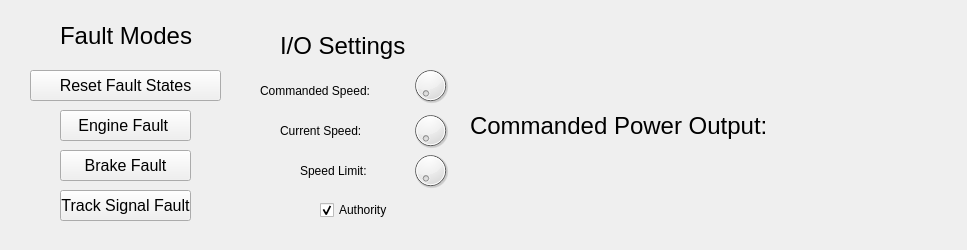
<?xml version="1.0" encoding="UTF-8"?>
<ui version="4.0">
 <class>TrainCTRLTestUI</class>
 <widget class="QWidget" name="TrainCTRLTestUI">
  <property name="geometry">
   <rect>
    <x>0</x>
    <y>0</y>
    <width>967</width>
    <height>250</height>
   </rect>
  </property>
  <property name="windowTitle">
   <string>TrainCTRLTestUI</string>
  </property>
  <widget class="QLabel" name="driverSpd">
   <property name="geometry">
    <rect>
     <x>830</x>
     <y>330</y>
     <width>101</width>
     <height>51</height>
    </rect>
   </property>
   <property name="font">
    <font>
     <pointsize>20</pointsize>
    </font>
   </property>
   <property name="text">
    <string/>
   </property>
  </widget>
  <widget class="QPushButton" name="activateEFault">
   <property name="geometry">
    <rect>
     <x>60</x>
     <y>110</y>
     <width>131</width>
     <height>31</height>
    </rect>
   </property>
   <property name="palette">
    <palette>
     <active>
      <colorrole role="Button">
       <brush brushstyle="SolidPattern">
        <color alpha="255">
         <red>240</red>
         <green>0</green>
         <blue>0</blue>
        </color>
       </brush>
      </colorrole>
      <colorrole role="Light">
       <brush brushstyle="SolidPattern">
        <color alpha="255">
         <red>255</red>
         <green>0</green>
         <blue>0</blue>
        </color>
       </brush>
      </colorrole>
     </active>
     <inactive>
      <colorrole role="Button">
       <brush brushstyle="SolidPattern">
        <color alpha="255">
         <red>240</red>
         <green>240</green>
         <blue>240</blue>
        </color>
       </brush>
      </colorrole>
      <colorrole role="Light">
       <brush brushstyle="SolidPattern">
        <color alpha="255">
         <red>255</red>
         <green>255</green>
         <blue>255</blue>
        </color>
       </brush>
      </colorrole>
     </inactive>
     <disabled>
      <colorrole role="Button">
       <brush brushstyle="SolidPattern">
        <color alpha="255">
         <red>240</red>
         <green>240</green>
         <blue>240</blue>
        </color>
       </brush>
      </colorrole>
      <colorrole role="Light">
       <brush brushstyle="SolidPattern">
        <color alpha="255">
         <red>255</red>
         <green>255</green>
         <blue>255</blue>
        </color>
       </brush>
      </colorrole>
     </disabled>
    </palette>
   </property>
   <property name="font">
    <font>
     <pointsize>12</pointsize>
    </font>
   </property>
   <property name="text">
    <string>Engine Fault </string>
   </property>
   <property name="checkable">
    <bool>false</bool>
   </property>
  </widget>
  <widget class="QLabel" name="faultLabel_2">
   <property name="geometry">
    <rect>
     <x>60</x>
     <y>10</y>
     <width>161</width>
     <height>51</height>
    </rect>
   </property>
   <property name="palette">
    <palette>
     <active>
      <colorrole role="Button">
       <brush brushstyle="SolidPattern">
        <color alpha="255">
         <red>255</red>
         <green>255</green>
         <blue>255</blue>
        </color>
       </brush>
      </colorrole>
      <colorrole role="Midlight">
       <brush brushstyle="SolidPattern">
        <color alpha="255">
         <red>255</red>
         <green>255</green>
         <blue>255</blue>
        </color>
       </brush>
      </colorrole>
      <colorrole role="Dark">
       <brush brushstyle="SolidPattern">
        <color alpha="255">
         <red>127</red>
         <green>127</green>
         <blue>127</blue>
        </color>
       </brush>
      </colorrole>
      <colorrole role="Mid">
       <brush brushstyle="SolidPattern">
        <color alpha="255">
         <red>170</red>
         <green>170</green>
         <blue>170</blue>
        </color>
       </brush>
      </colorrole>
      <colorrole role="Window">
       <brush brushstyle="SolidPattern">
        <color alpha="255">
         <red>255</red>
         <green>255</green>
         <blue>255</blue>
        </color>
       </brush>
      </colorrole>
      <colorrole role="Shadow">
       <brush brushstyle="SolidPattern">
        <color alpha="255">
         <red>0</red>
         <green>0</green>
         <blue>0</blue>
        </color>
       </brush>
      </colorrole>
      <colorrole role="AlternateBase">
       <brush brushstyle="SolidPattern">
        <color alpha="255">
         <red>255</red>
         <green>255</green>
         <blue>255</blue>
        </color>
       </brush>
      </colorrole>
     </active>
     <inactive>
      <colorrole role="Button">
       <brush brushstyle="SolidPattern">
        <color alpha="255">
         <red>240</red>
         <green>240</green>
         <blue>240</blue>
        </color>
       </brush>
      </colorrole>
      <colorrole role="Midlight">
       <brush brushstyle="SolidPattern">
        <color alpha="255">
         <red>227</red>
         <green>227</green>
         <blue>227</blue>
        </color>
       </brush>
      </colorrole>
      <colorrole role="Dark">
       <brush brushstyle="SolidPattern">
        <color alpha="255">
         <red>160</red>
         <green>160</green>
         <blue>160</blue>
        </color>
       </brush>
      </colorrole>
      <colorrole role="Mid">
       <brush brushstyle="SolidPattern">
        <color alpha="255">
         <red>160</red>
         <green>160</green>
         <blue>160</blue>
        </color>
       </brush>
      </colorrole>
      <colorrole role="Window">
       <brush brushstyle="SolidPattern">
        <color alpha="255">
         <red>240</red>
         <green>240</green>
         <blue>240</blue>
        </color>
       </brush>
      </colorrole>
      <colorrole role="Shadow">
       <brush brushstyle="SolidPattern">
        <color alpha="255">
         <red>105</red>
         <green>105</green>
         <blue>105</blue>
        </color>
       </brush>
      </colorrole>
      <colorrole role="AlternateBase">
       <brush brushstyle="SolidPattern">
        <color alpha="255">
         <red>245</red>
         <green>245</green>
         <blue>245</blue>
        </color>
       </brush>
      </colorrole>
     </inactive>
     <disabled>
      <colorrole role="Button">
       <brush brushstyle="SolidPattern">
        <color alpha="255">
         <red>255</red>
         <green>255</green>
         <blue>255</blue>
        </color>
       </brush>
      </colorrole>
      <colorrole role="Midlight">
       <brush brushstyle="SolidPattern">
        <color alpha="255">
         <red>255</red>
         <green>255</green>
         <blue>255</blue>
        </color>
       </brush>
      </colorrole>
      <colorrole role="Dark">
       <brush brushstyle="SolidPattern">
        <color alpha="255">
         <red>127</red>
         <green>127</green>
         <blue>127</blue>
        </color>
       </brush>
      </colorrole>
      <colorrole role="Mid">
       <brush brushstyle="SolidPattern">
        <color alpha="255">
         <red>170</red>
         <green>170</green>
         <blue>170</blue>
        </color>
       </brush>
      </colorrole>
      <colorrole role="Window">
       <brush brushstyle="SolidPattern">
        <color alpha="255">
         <red>255</red>
         <green>255</green>
         <blue>255</blue>
        </color>
       </brush>
      </colorrole>
      <colorrole role="Shadow">
       <brush brushstyle="SolidPattern">
        <color alpha="255">
         <red>0</red>
         <green>0</green>
         <blue>0</blue>
        </color>
       </brush>
      </colorrole>
      <colorrole role="AlternateBase">
       <brush brushstyle="SolidPattern">
        <color alpha="255">
         <red>245</red>
         <green>245</green>
         <blue>245</blue>
        </color>
       </brush>
      </colorrole>
     </disabled>
    </palette>
   </property>
   <property name="font">
    <font>
     <pointsize>18</pointsize>
    </font>
   </property>
   <property name="text">
    <string>Fault Modes</string>
   </property>
  </widget>
  <widget class="QPushButton" name="activateBFault">
   <property name="geometry">
    <rect>
     <x>60</x>
     <y>150</y>
     <width>131</width>
     <height>31</height>
    </rect>
   </property>
   <property name="palette">
    <palette>
     <active>
      <colorrole role="Button">
       <brush brushstyle="SolidPattern">
        <color alpha="255">
         <red>240</red>
         <green>0</green>
         <blue>0</blue>
        </color>
       </brush>
      </colorrole>
      <colorrole role="Light">
       <brush brushstyle="SolidPattern">
        <color alpha="255">
         <red>255</red>
         <green>0</green>
         <blue>0</blue>
        </color>
       </brush>
      </colorrole>
     </active>
     <inactive>
      <colorrole role="Button">
       <brush brushstyle="SolidPattern">
        <color alpha="255">
         <red>240</red>
         <green>240</green>
         <blue>240</blue>
        </color>
       </brush>
      </colorrole>
      <colorrole role="Light">
       <brush brushstyle="SolidPattern">
        <color alpha="255">
         <red>255</red>
         <green>255</green>
         <blue>255</blue>
        </color>
       </brush>
      </colorrole>
     </inactive>
     <disabled>
      <colorrole role="Button">
       <brush brushstyle="SolidPattern">
        <color alpha="255">
         <red>240</red>
         <green>240</green>
         <blue>240</blue>
        </color>
       </brush>
      </colorrole>
      <colorrole role="Light">
       <brush brushstyle="SolidPattern">
        <color alpha="255">
         <red>255</red>
         <green>255</green>
         <blue>255</blue>
        </color>
       </brush>
      </colorrole>
     </disabled>
    </palette>
   </property>
   <property name="font">
    <font>
     <pointsize>12</pointsize>
    </font>
   </property>
   <property name="text">
    <string>Brake Fault</string>
   </property>
   <property name="checkable">
    <bool>false</bool>
   </property>
  </widget>
  <widget class="QPushButton" name="activateSFault">
   <property name="geometry">
    <rect>
     <x>60</x>
     <y>190</y>
     <width>131</width>
     <height>31</height>
    </rect>
   </property>
   <property name="palette">
    <palette>
     <active>
      <colorrole role="Button">
       <brush brushstyle="SolidPattern">
        <color alpha="255">
         <red>240</red>
         <green>0</green>
         <blue>0</blue>
        </color>
       </brush>
      </colorrole>
      <colorrole role="Light">
       <brush brushstyle="SolidPattern">
        <color alpha="255">
         <red>255</red>
         <green>0</green>
         <blue>0</blue>
        </color>
       </brush>
      </colorrole>
     </active>
     <inactive>
      <colorrole role="Button">
       <brush brushstyle="SolidPattern">
        <color alpha="255">
         <red>240</red>
         <green>240</green>
         <blue>240</blue>
        </color>
       </brush>
      </colorrole>
      <colorrole role="Light">
       <brush brushstyle="SolidPattern">
        <color alpha="255">
         <red>255</red>
         <green>255</green>
         <blue>255</blue>
        </color>
       </brush>
      </colorrole>
     </inactive>
     <disabled>
      <colorrole role="Button">
       <brush brushstyle="SolidPattern">
        <color alpha="255">
         <red>240</red>
         <green>240</green>
         <blue>240</blue>
        </color>
       </brush>
      </colorrole>
      <colorrole role="Light">
       <brush brushstyle="SolidPattern">
        <color alpha="255">
         <red>255</red>
         <green>255</green>
         <blue>255</blue>
        </color>
       </brush>
      </colorrole>
     </disabled>
    </palette>
   </property>
   <property name="font">
    <font>
     <pointsize>12</pointsize>
    </font>
   </property>
   <property name="text">
    <string>Track Signal Fault</string>
   </property>
   <property name="checkable">
    <bool>false</bool>
   </property>
  </widget>
  <widget class="QLabel" name="iolabel">
   <property name="geometry">
    <rect>
     <x>280</x>
     <y>20</y>
     <width>201</width>
     <height>51</height>
    </rect>
   </property>
   <property name="palette">
    <palette>
     <active>
      <colorrole role="Button">
       <brush brushstyle="SolidPattern">
        <color alpha="255">
         <red>255</red>
         <green>255</green>
         <blue>255</blue>
        </color>
       </brush>
      </colorrole>
      <colorrole role="Midlight">
       <brush brushstyle="SolidPattern">
        <color alpha="255">
         <red>255</red>
         <green>255</green>
         <blue>255</blue>
        </color>
       </brush>
      </colorrole>
      <colorrole role="Dark">
       <brush brushstyle="SolidPattern">
        <color alpha="255">
         <red>127</red>
         <green>127</green>
         <blue>127</blue>
        </color>
       </brush>
      </colorrole>
      <colorrole role="Mid">
       <brush brushstyle="SolidPattern">
        <color alpha="255">
         <red>170</red>
         <green>170</green>
         <blue>170</blue>
        </color>
       </brush>
      </colorrole>
      <colorrole role="Window">
       <brush brushstyle="SolidPattern">
        <color alpha="255">
         <red>255</red>
         <green>255</green>
         <blue>255</blue>
        </color>
       </brush>
      </colorrole>
      <colorrole role="Shadow">
       <brush brushstyle="SolidPattern">
        <color alpha="255">
         <red>0</red>
         <green>0</green>
         <blue>0</blue>
        </color>
       </brush>
      </colorrole>
      <colorrole role="AlternateBase">
       <brush brushstyle="SolidPattern">
        <color alpha="255">
         <red>255</red>
         <green>255</green>
         <blue>255</blue>
        </color>
       </brush>
      </colorrole>
     </active>
     <inactive>
      <colorrole role="Button">
       <brush brushstyle="SolidPattern">
        <color alpha="255">
         <red>240</red>
         <green>240</green>
         <blue>240</blue>
        </color>
       </brush>
      </colorrole>
      <colorrole role="Midlight">
       <brush brushstyle="SolidPattern">
        <color alpha="255">
         <red>227</red>
         <green>227</green>
         <blue>227</blue>
        </color>
       </brush>
      </colorrole>
      <colorrole role="Dark">
       <brush brushstyle="SolidPattern">
        <color alpha="255">
         <red>160</red>
         <green>160</green>
         <blue>160</blue>
        </color>
       </brush>
      </colorrole>
      <colorrole role="Mid">
       <brush brushstyle="SolidPattern">
        <color alpha="255">
         <red>160</red>
         <green>160</green>
         <blue>160</blue>
        </color>
       </brush>
      </colorrole>
      <colorrole role="Window">
       <brush brushstyle="SolidPattern">
        <color alpha="255">
         <red>240</red>
         <green>240</green>
         <blue>240</blue>
        </color>
       </brush>
      </colorrole>
      <colorrole role="Shadow">
       <brush brushstyle="SolidPattern">
        <color alpha="255">
         <red>105</red>
         <green>105</green>
         <blue>105</blue>
        </color>
       </brush>
      </colorrole>
      <colorrole role="AlternateBase">
       <brush brushstyle="SolidPattern">
        <color alpha="255">
         <red>245</red>
         <green>245</green>
         <blue>245</blue>
        </color>
       </brush>
      </colorrole>
     </inactive>
     <disabled>
      <colorrole role="Button">
       <brush brushstyle="SolidPattern">
        <color alpha="255">
         <red>255</red>
         <green>255</green>
         <blue>255</blue>
        </color>
       </brush>
      </colorrole>
      <colorrole role="Midlight">
       <brush brushstyle="SolidPattern">
        <color alpha="255">
         <red>255</red>
         <green>255</green>
         <blue>255</blue>
        </color>
       </brush>
      </colorrole>
      <colorrole role="Dark">
       <brush brushstyle="SolidPattern">
        <color alpha="255">
         <red>127</red>
         <green>127</green>
         <blue>127</blue>
        </color>
       </brush>
      </colorrole>
      <colorrole role="Mid">
       <brush brushstyle="SolidPattern">
        <color alpha="255">
         <red>170</red>
         <green>170</green>
         <blue>170</blue>
        </color>
       </brush>
      </colorrole>
      <colorrole role="Window">
       <brush brushstyle="SolidPattern">
        <color alpha="255">
         <red>255</red>
         <green>255</green>
         <blue>255</blue>
        </color>
       </brush>
      </colorrole>
      <colorrole role="Shadow">
       <brush brushstyle="SolidPattern">
        <color alpha="255">
         <red>0</red>
         <green>0</green>
         <blue>0</blue>
        </color>
       </brush>
      </colorrole>
      <colorrole role="AlternateBase">
       <brush brushstyle="SolidPattern">
        <color alpha="255">
         <red>245</red>
         <green>245</green>
         <blue>245</blue>
        </color>
       </brush>
      </colorrole>
     </disabled>
    </palette>
   </property>
   <property name="font">
    <font>
     <pointsize>18</pointsize>
    </font>
   </property>
   <property name="text">
    <string>I/O Settings</string>
   </property>
  </widget>
  <widget class="QLabel" name="cmdLabel">
   <property name="geometry">
    <rect>
     <x>260</x>
     <y>70</y>
     <width>151</width>
     <height>41</height>
    </rect>
   </property>
   <property name="text">
    <string>Commanded Speed:</string>
   </property>
  </widget>
  <widget class="QLabel" name="curInputLabel">
   <property name="geometry">
    <rect>
     <x>280</x>
     <y>110</y>
     <width>121</width>
     <height>41</height>
    </rect>
   </property>
   <property name="text">
    <string>Current Speed: </string>
   </property>
  </widget>
  <widget class="QCheckBox" name="authBox">
   <property name="geometry">
    <rect>
     <x>320</x>
     <y>200</y>
     <width>76</width>
     <height>20</height>
    </rect>
   </property>
   <property name="text">
    <string>Authority</string>
   </property>
   <property name="checked">
    <bool>true</bool>
   </property>
  </widget>
  <widget class="QLabel" name="spdLimLabel">
   <property name="geometry">
    <rect>
     <x>300</x>
     <y>150</y>
     <width>101</width>
     <height>41</height>
    </rect>
   </property>
   <property name="text">
    <string>Speed Limit: </string>
   </property>
  </widget>
  <widget class="QLabel" name="cmdPowOutput">
   <property name="geometry">
    <rect>
     <x>470</x>
     <y>100</y>
     <width>411</width>
     <height>51</height>
    </rect>
   </property>
   <property name="palette">
    <palette>
     <active>
      <colorrole role="Button">
       <brush brushstyle="SolidPattern">
        <color alpha="255">
         <red>255</red>
         <green>255</green>
         <blue>255</blue>
        </color>
       </brush>
      </colorrole>
      <colorrole role="Midlight">
       <brush brushstyle="SolidPattern">
        <color alpha="255">
         <red>255</red>
         <green>255</green>
         <blue>255</blue>
        </color>
       </brush>
      </colorrole>
      <colorrole role="Dark">
       <brush brushstyle="SolidPattern">
        <color alpha="255">
         <red>127</red>
         <green>127</green>
         <blue>127</blue>
        </color>
       </brush>
      </colorrole>
      <colorrole role="Mid">
       <brush brushstyle="SolidPattern">
        <color alpha="255">
         <red>170</red>
         <green>170</green>
         <blue>170</blue>
        </color>
       </brush>
      </colorrole>
      <colorrole role="Window">
       <brush brushstyle="SolidPattern">
        <color alpha="255">
         <red>255</red>
         <green>255</green>
         <blue>255</blue>
        </color>
       </brush>
      </colorrole>
      <colorrole role="Shadow">
       <brush brushstyle="SolidPattern">
        <color alpha="255">
         <red>0</red>
         <green>0</green>
         <blue>0</blue>
        </color>
       </brush>
      </colorrole>
      <colorrole role="AlternateBase">
       <brush brushstyle="SolidPattern">
        <color alpha="255">
         <red>255</red>
         <green>255</green>
         <blue>255</blue>
        </color>
       </brush>
      </colorrole>
     </active>
     <inactive>
      <colorrole role="Button">
       <brush brushstyle="SolidPattern">
        <color alpha="255">
         <red>240</red>
         <green>240</green>
         <blue>240</blue>
        </color>
       </brush>
      </colorrole>
      <colorrole role="Midlight">
       <brush brushstyle="SolidPattern">
        <color alpha="255">
         <red>227</red>
         <green>227</green>
         <blue>227</blue>
        </color>
       </brush>
      </colorrole>
      <colorrole role="Dark">
       <brush brushstyle="SolidPattern">
        <color alpha="255">
         <red>160</red>
         <green>160</green>
         <blue>160</blue>
        </color>
       </brush>
      </colorrole>
      <colorrole role="Mid">
       <brush brushstyle="SolidPattern">
        <color alpha="255">
         <red>160</red>
         <green>160</green>
         <blue>160</blue>
        </color>
       </brush>
      </colorrole>
      <colorrole role="Window">
       <brush brushstyle="SolidPattern">
        <color alpha="255">
         <red>240</red>
         <green>240</green>
         <blue>240</blue>
        </color>
       </brush>
      </colorrole>
      <colorrole role="Shadow">
       <brush brushstyle="SolidPattern">
        <color alpha="255">
         <red>105</red>
         <green>105</green>
         <blue>105</blue>
        </color>
       </brush>
      </colorrole>
      <colorrole role="AlternateBase">
       <brush brushstyle="SolidPattern">
        <color alpha="255">
         <red>245</red>
         <green>245</green>
         <blue>245</blue>
        </color>
       </brush>
      </colorrole>
     </inactive>
     <disabled>
      <colorrole role="Button">
       <brush brushstyle="SolidPattern">
        <color alpha="255">
         <red>255</red>
         <green>255</green>
         <blue>255</blue>
        </color>
       </brush>
      </colorrole>
      <colorrole role="Midlight">
       <brush brushstyle="SolidPattern">
        <color alpha="255">
         <red>255</red>
         <green>255</green>
         <blue>255</blue>
        </color>
       </brush>
      </colorrole>
      <colorrole role="Dark">
       <brush brushstyle="SolidPattern">
        <color alpha="255">
         <red>127</red>
         <green>127</green>
         <blue>127</blue>
        </color>
       </brush>
      </colorrole>
      <colorrole role="Mid">
       <brush brushstyle="SolidPattern">
        <color alpha="255">
         <red>170</red>
         <green>170</green>
         <blue>170</blue>
        </color>
       </brush>
      </colorrole>
      <colorrole role="Window">
       <brush brushstyle="SolidPattern">
        <color alpha="255">
         <red>255</red>
         <green>255</green>
         <blue>255</blue>
        </color>
       </brush>
      </colorrole>
      <colorrole role="Shadow">
       <brush brushstyle="SolidPattern">
        <color alpha="255">
         <red>0</red>
         <green>0</green>
         <blue>0</blue>
        </color>
       </brush>
      </colorrole>
      <colorrole role="AlternateBase">
       <brush brushstyle="SolidPattern">
        <color alpha="255">
         <red>245</red>
         <green>245</green>
         <blue>245</blue>
        </color>
       </brush>
      </colorrole>
     </disabled>
    </palette>
   </property>
   <property name="font">
    <font>
     <pointsize>18</pointsize>
    </font>
   </property>
   <property name="text">
    <string>Commanded Power Output: </string>
   </property>
  </widget>
  <widget class="QDial" name="cmdSpdDial">
   <property name="geometry">
    <rect>
     <x>410</x>
     <y>60</y>
     <width>41</width>
     <height>51</height>
    </rect>
   </property>
   <property name="minimum">
    <number>0</number>
   </property>
   <property name="maximum">
    <number>50</number>
   </property>
   <property name="value">
    <number>0</number>
   </property>
  </widget>
  <widget class="QDial" name="curSpdDial">
   <property name="geometry">
    <rect>
     <x>410</x>
     <y>110</y>
     <width>41</width>
     <height>41</height>
    </rect>
   </property>
   <property name="minimum">
    <number>0</number>
   </property>
   <property name="maximum">
    <number>40</number>
   </property>
   <property name="value">
    <number>0</number>
   </property>
  </widget>
  <widget class="QDial" name="spdLimDial">
   <property name="geometry">
    <rect>
     <x>410</x>
     <y>150</y>
     <width>41</width>
     <height>41</height>
    </rect>
   </property>
   <property name="minimum">
    <number>0</number>
   </property>
   <property name="maximum">
    <number>40</number>
   </property>
  </widget>
  <widget class="QPushButton" name="faultReset">
   <property name="geometry">
    <rect>
     <x>30</x>
     <y>70</y>
     <width>191</width>
     <height>31</height>
    </rect>
   </property>
   <property name="palette">
    <palette>
     <active>
      <colorrole role="Button">
       <brush brushstyle="SolidPattern">
        <color alpha="255">
         <red>240</red>
         <green>0</green>
         <blue>0</blue>
        </color>
       </brush>
      </colorrole>
      <colorrole role="Light">
       <brush brushstyle="SolidPattern">
        <color alpha="255">
         <red>255</red>
         <green>0</green>
         <blue>0</blue>
        </color>
       </brush>
      </colorrole>
     </active>
     <inactive>
      <colorrole role="Button">
       <brush brushstyle="SolidPattern">
        <color alpha="255">
         <red>240</red>
         <green>240</green>
         <blue>240</blue>
        </color>
       </brush>
      </colorrole>
      <colorrole role="Light">
       <brush brushstyle="SolidPattern">
        <color alpha="255">
         <red>255</red>
         <green>255</green>
         <blue>255</blue>
        </color>
       </brush>
      </colorrole>
     </inactive>
     <disabled>
      <colorrole role="Button">
       <brush brushstyle="SolidPattern">
        <color alpha="255">
         <red>240</red>
         <green>240</green>
         <blue>240</blue>
        </color>
       </brush>
      </colorrole>
      <colorrole role="Light">
       <brush brushstyle="SolidPattern">
        <color alpha="255">
         <red>255</red>
         <green>255</green>
         <blue>255</blue>
        </color>
       </brush>
      </colorrole>
     </disabled>
    </palette>
   </property>
   <property name="font">
    <font>
     <pointsize>12</pointsize>
    </font>
   </property>
   <property name="text">
    <string>Reset Fault States</string>
   </property>
   <property name="checkable">
    <bool>false</bool>
   </property>
  </widget>
 </widget>
 <resources/>
 <connections/>
</ui>
